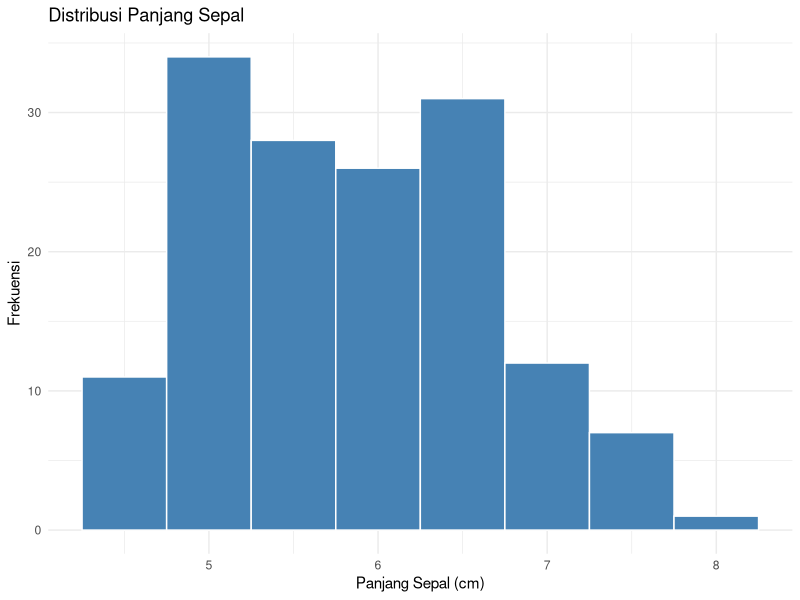
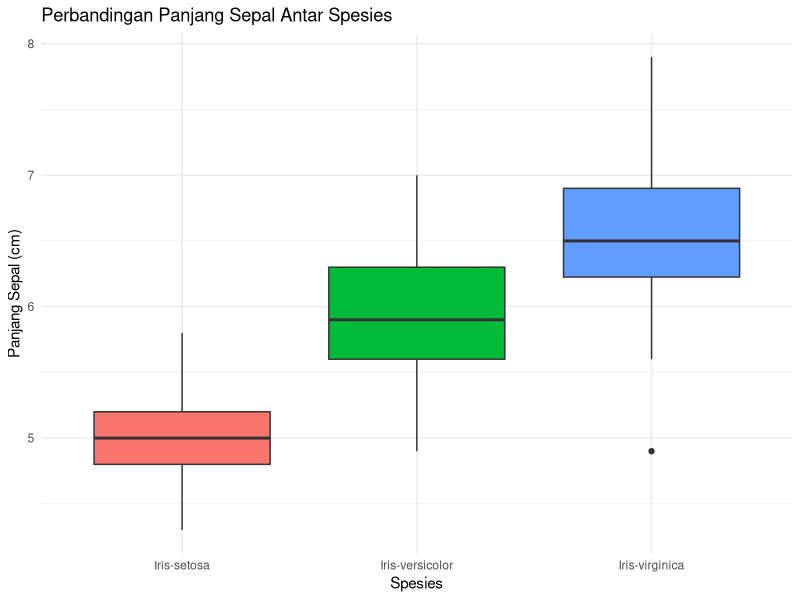

Write the R code that produced these figures, in order.
## ---- chunk 1
# Membuat objek bernama 'x' yang berisi angka 5
x <- 5

# Membuat objek bernama 'nama' yang berisi teks
nama <- "BISB211203"

# Membuat objek bernama 'angka' yang berisi deret angka
angka <- c(1, 2, 3, 4, 5)

# Melihat isi objek
x
nama
angka
## ---- chunk 2
# Numeric (angka)
panjang <- c(12.5, 13.2, 11.8, 14.0)
class(panjang)  # "numeric"

# Character (teks)
spesies <- c("setosa", "versicolor", "virginica")
class(spesies)  # "character"

# Factor (kategori)
# Penting untuk data kategorikal dalam statistik
kelompok <- factor(c("A", "B", "A", "C", "B"))
class(kelompok)  # "factor"

# Logical (TRUE/FALSE)
hasil <- c(TRUE, FALSE, TRUE)
class(hasil)  # "logical"
## ---- chunk 3
# Membaca file TSV
iris_data <- read.delim("assets/data/iris_dataset.tsv")
## ---- chunk 4
# Melihat 6 baris pertama
head(iris_data)

# Melihat struktur lengkap data
str(iris_data)

# Melihat ringkasan statistik
summary(iris_data)
## ---- chunk 5
# Mengambil kolom tertentu menggunakan $
iris_data$`sepal.length`

# Mengambil baris tertentu menggunakan [ ]
iris_data[1:5, ]  # 5 baris pertama, semua kolom

# Mengambil kolom dan baris tertentu
iris_data[1:5, 1:3]  # 5 baris pertama, 3 kolom pertama

# Filter dengan dplyr
library(dplyr)
iris_setosa <- filter(iris_data, `class` == "Iris-setosa")
head(iris_setosa)
## ---- chunk 6
library(ggplot2)
## ---- chunk 7
ggplot(iris_data, aes(x = `sepal.length`)) +
  geom_histogram(binwidth = 0.5, fill = "steelblue", color = "white") +
  labs(title = "Distribusi Panjang Sepal",
        x = "Panjang Sepal (cm)",
        y = "Frekuensi") +
  theme_minimal()
## ---- chunk 8
ggplot(iris_data, aes(x = `class`, y = `sepal.length`, fill = `class`)) +
  geom_boxplot() +
  labs(title = "Perbandingan Panjang Sepal Antar Spesies",
        x = "Spesies",
        y = "Panjang Sepal (cm)") +
  theme_minimal() +
  theme(legend.position = "none")
